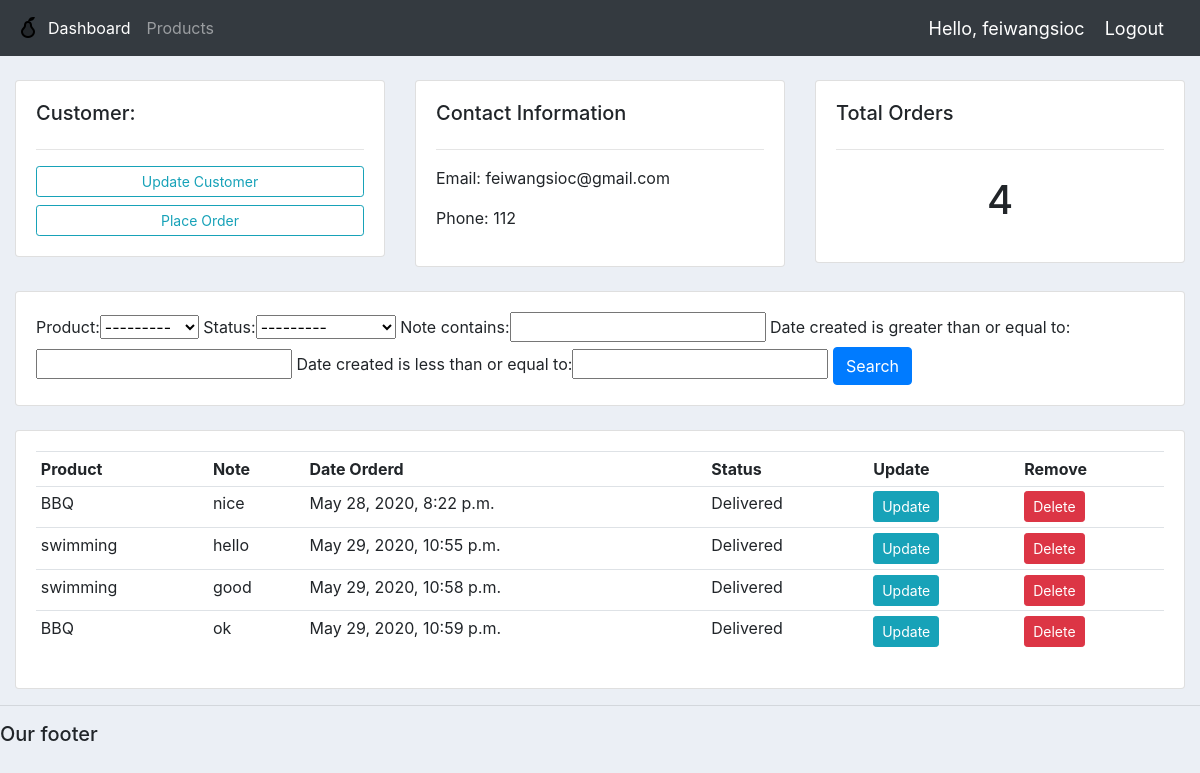
The app's page /customer/1/ (signed in) with its own data.
### accounts/models.py (models this page shows, shortened)
class Customer(models.Model):
	user = models.OneToOneField(User, null=True, on_delete=models.CASCADE)
	name = models.CharField(max_length=200, null=True)
	phone = models.CharField(max_length=200, null=True)
	email = models.CharField(max_length=200, null=True)
	date_created = models.DateTimeField(auto_now_add=True, null=True)
	profile_pic = models.ImageField(null=True, blank=True)

class Order(models.Model):
	STATUS = (
			('Pending', 'Pending'),
			('Out for delivery', 'Out for delivery'),
			('Delivered', 'Delivered'),
			)
	customer = models.ForeignKey(Customer, null=True, on_delete= models.SET_NULL)
	product = models.ForeignKey(Product, null=True, on_delete= models.SET_NULL)
	date_created = models.DateTimeField(auto_now_add=True, null=True)
	status = models.CharField(max_length=200, null=True, choices=STATUS)
	note =  models.CharField(max_length=1000, null=True)

class Product(models.Model):
	CATEGORY = (
			('Indoor', 'Indoor'),
			('Out Door', 'Out Door'),
			)
	name = models.CharField(max_length=200, null=True)
	price = models.FloatField(null=True)
	category = models.CharField(max_length=200, null=True, choices=CATEGORY)
	description = models.CharField(max_length=200, null=True, blank=True)
	date_created = models.DateTimeField(auto_now_add=True, null=True)
	tags = models.ManyToManyField(Tag)
	def __str__(self):
		return self.name

### accounts/decorators.py (the view)
		def wrapper_func(request, *args, **kwargs):
			group = None
			if request.user.groups.exists():
				group = request.user.groups.all()[0].name
			if group in allowed_roles:
				return view_func(request, *args, **kwargs)
			else:
				return HttpResponse('You are not authorized to view this page')

### accounts/views.py (called while the page is built)
@login_required(login_url='login')
@allowed_users(allowed_roles=['admin'])
def customer(request, pk_test):
	customer = Customer.objects.get(id=pk_test)
	orders = customer.order_set.all()
	order_count = orders.count()
	myFilter = OrderFilter(request.GET, queryset=orders)
	orders = myFilter.qs
	context = {'customer':customer, 'orders':orders, 'order_count':order_count,
	'myFilter':myFilter}
	return render(request, 'accounts/customer.html',context)

### accounts/templates/accounts/customer.html
{%  extends 'accounts/main.html' %}
{% block content %}
	<br>
<div class="row">
	<div class="col-md">
		<div class="card card-body">
			<h5>Customer:</h5>
			<hr>
			<a class="btn btn-outline-info  btn-sm btn-block" href="">Update Customer</a>
			<a class="btn btn-outline-info  btn-sm btn-block" href="{% url 'create_order' customer.id %}">Place Order</a>
		</div>
	</div>
	<div class="col-md">
		<div class="card card-body">
			<h5>Contact Information</h5>
			<hr>
			<p>Email: {{customer.email}}</p>
			<p>Phone: {{customer.phone}}</p>
		</div>
	</div>
	<div class="col-md">
		<div class="card card-body">
			<h5>Total Orders</h5>
			<hr>
			<h1 style="text-align: center;padding: 10px">{{order_count}}</h1>
		</div>
	</div>
</div>
<br>
<div class="row">
	<div class="col">
		<div class="card card-body">
			<form method="get">
				{{myFilter.form}}
		    <button class="btn btn-primary" type="submit">Search</button>
		  </form>
		</div>
	</div>
</div>
<br>
<div class="row">
	<div class="col-md">
		<div class="card card-body">
			<table class="table table-sm">
				<tr>
					<th>Product</th>
					<th>Note</th>
					<th>Date Orderd</th>
					<th>Status</th>
					<th>Update</th>
					<th>Remove</th>
				</tr>
				{% for order in orders %}
				<tr>
					<td>{{order.product}}</td>
					<td>{{order.note}}</td>
					<td>{{order.date_created}}</td>
					<td>{{order.status}}</td>
					<td><a class="btn btn-sm btn-info" href="{% url 'update_order' order.id %}">Update</a></td>
					<td><a class="btn btn-sm btn-danger" href="{% url 'delete_order' order.id %}">Delete</a></td>
				</tr>
				{% endfor %}
			</table>
		</div>
	</div>
</div>
{% endblock %}

### accounts/templates/accounts/navbar.html (shortened to what this page needs)
{% load static %}
<nav class="navbar navbar-expand-lg navbar-dark bg-dark">
 <img src="{% static 'images/logo.png' %}">
  <div class="collapse navbar-collapse" id="navbarNav">
    <ul class="navbar-nav">
      {% if request.user.is_staff %}
      <li class="nav-item active">
        <a class="nav-link" href="{% url 'home' %}">Dashboard</a>
      </li>
      <li class="nav-item">
        <a class="nav-link" href="{% url 'products' %}">Products</a>
      </li>
      {% else %}
       <li class="nav-item">
        <a class="nav-link" href="{% url 'account' %}">Settings</a>
      </li>
      {% endif %}
    </ul>
  </div>
  <span class="hello-msg">Hello, {{request.user}}</span>
  <span ><a  class="hello-msg" href="{% url 'logout' %}">Logout</a></span>
</nav>

### static/css/main.css (style rules this page uses)
body { background-color: #ebeff5; }

### accounts/templates/accounts/navbar.html (style rules this page uses)
.hello-msg { font-size: 18px; color: #fff; margin-right: 20px; }

### records on screen
Customer: email "feiwangsioc@gmail.com", phone "112"
Order: product "BBQ", note "nice", date_created "May 28, 2020, 8:22 p.m.", status "Delivered"
Order: product "swimming", note "hello", date_created "May 29, 2020, 10:55 p.m.", status "Delivered"
Order: product "swimming", note "good", date_created "May 29, 2020, 10:58 p.m.", status "Delivered"
Order: product "BBQ", note "ok", date_created "May 29, 2020, 10:59 p.m.", status "Delivered"

### other values on screen
{{ request.user }} "feiwangsioc"
{{ order_count }} "4"
